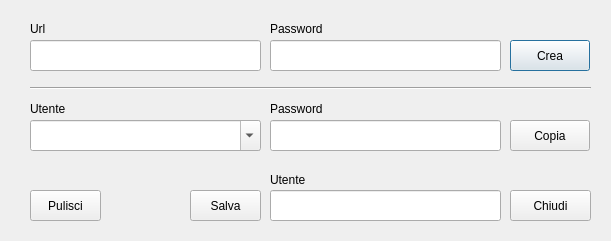
<?xml version="1.0" encoding="UTF-8"?>
<ui version="4.0">
 <class>GPO</class>
 <widget class="QDialog" name="GPO">
  <property name="geometry">
   <rect>
    <x>0</x>
    <y>0</y>
    <width>611</width>
    <height>241</height>
   </rect>
  </property>
  <property name="sizePolicy">
   <sizepolicy hsizetype="Fixed" vsizetype="Fixed">
    <horstretch>0</horstretch>
    <verstretch>0</verstretch>
   </sizepolicy>
  </property>
  <property name="windowTitle">
   <string>Gestione Password</string>
  </property>
  <property name="windowIcon">
   <iconset>
    <normaloff>../../../../../usr/share/icons/AdwaitaLegacy/32x32/legacy/dialog-password.png</normaloff>
    <normalon>../../../../../usr/share/icons/AdwaitaLegacy/32x32/legacy/dialog-password.png</normalon>../../../../../usr/share/icons/AdwaitaLegacy/32x32/legacy/dialog-password.png</iconset>
  </property>
  <property name="modal">
   <bool>false</bool>
  </property>
  <widget class="QLabel" name="label">
   <property name="geometry">
    <rect>
     <x>30</x>
     <y>20</y>
     <width>54</width>
     <height>17</height>
    </rect>
   </property>
   <property name="text">
    <string>Url</string>
   </property>
  </widget>
  <widget class="QLabel" name="label_2">
   <property name="geometry">
    <rect>
     <x>30</x>
     <y>100</y>
     <width>81</width>
     <height>17</height>
    </rect>
   </property>
   <property name="text">
    <string>Utente</string>
   </property>
  </widget>
  <widget class="QComboBox" name="cmbUrl">
   <property name="enabled">
    <bool>true</bool>
   </property>
   <property name="geometry">
    <rect>
     <x>30</x>
     <y>120</y>
     <width>231</width>
     <height>31</height>
    </rect>
   </property>
   <property name="editable">
    <bool>true</bool>
   </property>
  </widget>
  <widget class="QPushButton" name="btnCrea">
   <property name="geometry">
    <rect>
     <x>510</x>
     <y>40</y>
     <width>80</width>
     <height>31</height>
    </rect>
   </property>
   <property name="text">
    <string>Crea</string>
   </property>
  </widget>
  <widget class="QPushButton" name="btnCopy">
   <property name="geometry">
    <rect>
     <x>510</x>
     <y>120</y>
     <width>80</width>
     <height>31</height>
    </rect>
   </property>
   <property name="text">
    <string>Copia</string>
   </property>
  </widget>
  <widget class="QPushButton" name="btnSal">
   <property name="geometry">
    <rect>
     <x>190</x>
     <y>190</y>
     <width>71</width>
     <height>31</height>
    </rect>
   </property>
   <property name="text">
    <string>Salva</string>
   </property>
  </widget>
  <widget class="QLabel" name="label_3">
   <property name="geometry">
    <rect>
     <x>270</x>
     <y>20</y>
     <width>81</width>
     <height>17</height>
    </rect>
   </property>
   <property name="text">
    <string>Password</string>
   </property>
  </widget>
  <widget class="QLabel" name="label_4">
   <property name="geometry">
    <rect>
     <x>270</x>
     <y>100</y>
     <width>81</width>
     <height>17</height>
    </rect>
   </property>
   <property name="text">
    <string>Password</string>
   </property>
  </widget>
  <widget class="QPushButton" name="btnChiudi">
   <property name="geometry">
    <rect>
     <x>510</x>
     <y>190</y>
     <width>81</width>
     <height>31</height>
    </rect>
   </property>
   <property name="text">
    <string>Chiudi</string>
   </property>
  </widget>
  <widget class="Line" name="line">
   <property name="geometry">
    <rect>
     <x>30</x>
     <y>80</y>
     <width>561</width>
     <height>16</height>
    </rect>
   </property>
   <property name="orientation">
    <enum>Qt::Horizontal</enum>
   </property>
  </widget>
  <widget class="QPushButton" name="btnPulisci">
   <property name="geometry">
    <rect>
     <x>30</x>
     <y>190</y>
     <width>71</width>
     <height>31</height>
    </rect>
   </property>
   <property name="text">
    <string>Pulisci</string>
   </property>
  </widget>
  <widget class="QLineEdit" name="lblUrl">
   <property name="geometry">
    <rect>
     <x>30</x>
     <y>40</y>
     <width>231</width>
     <height>31</height>
    </rect>
   </property>
  </widget>
  <widget class="QLineEdit" name="lblPwd">
   <property name="geometry">
    <rect>
     <x>270</x>
     <y>40</y>
     <width>231</width>
     <height>31</height>
    </rect>
   </property>
  </widget>
  <widget class="QLineEdit" name="lblPwdSav">
   <property name="geometry">
    <rect>
     <x>270</x>
     <y>120</y>
     <width>231</width>
     <height>31</height>
    </rect>
   </property>
   <property name="readOnly">
    <bool>false</bool>
   </property>
  </widget>
  <widget class="QLineEdit" name="lbUti">
   <property name="geometry">
    <rect>
     <x>270</x>
     <y>190</y>
     <width>231</width>
     <height>31</height>
    </rect>
   </property>
   <property name="readOnly">
    <bool>false</bool>
   </property>
  </widget>
  <widget class="QLabel" name="label_5">
   <property name="geometry">
    <rect>
     <x>270</x>
     <y>170</y>
     <width>81</width>
     <height>20</height>
    </rect>
   </property>
   <property name="text">
    <string>Utente</string>
   </property>
  </widget>
 </widget>
 <resources/>
 <connections/>
</ui>
